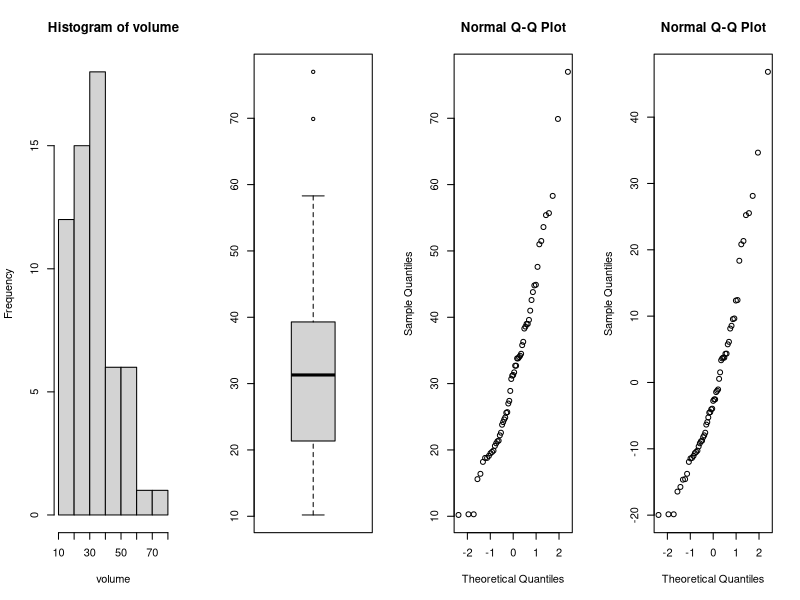
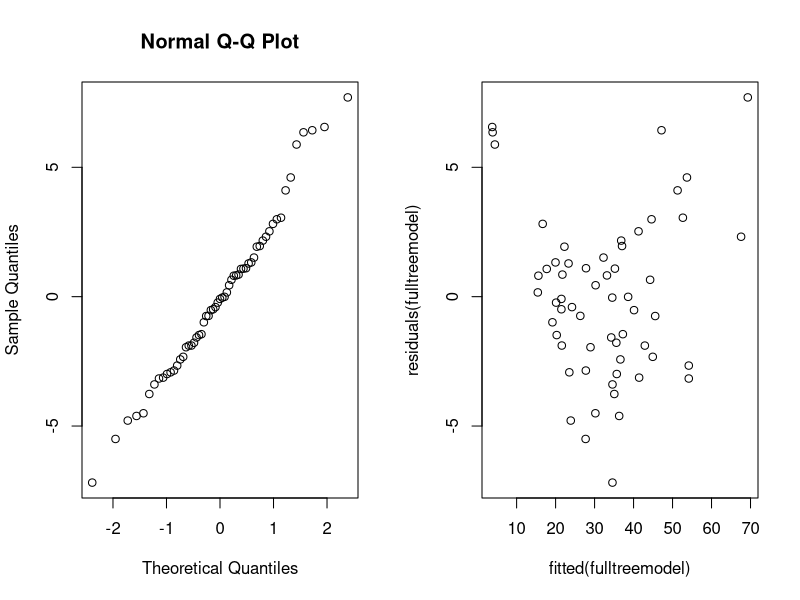

Write R code to recreate these figures, in order. (Note: this script raises an error after producing the figures.)
## ---- chunk 1
knitr::opts_chunk$set(echo = TRUE)
## ---- chunk 2
treeVolume <- read.table("treeVolume.txt", header=TRUE)
attach(treeVolume)
## ---- chunk 3
par(mfrow=c(1,4))
treeVolume$type = as.factor(treeVolume$type)
# Check if data is parametric:
hist(volume) ; boxplot(volume) ; qqnorm(volume); shapiro.test(volume)
volumemodel = lm(volume~type)
anova(volumemodel)
summary(volumemodel)
qqnorm(residuals(volumemodel))
## ---- chunk 4
fulltreemodel = lm(volume~type+height+diameter)
drop1(fulltreemodel, test = "F")
summary(fulltreemodel)
par(mfrow=c(1,2))
qqnorm(residuals(fulltreemodel)) # qqplot for residuals corrected for the different population means
plot(fitted(fulltreemodel),residuals(fulltreemodel))

#CHECK INTERACRION?????
## ---- chunk 5
beech = treeVolume[type=="beech",]
oak = treeVolume[type=="oak",]
avg_dia_beech = mean(beech$diameter); avg_dia_beech
avg_hei_beech = mean(beech$height); avg_hei_beech
avg_dia_oak = mean(oak$diameter); avg_dia_oak
avg_hei_oak = mean(oak$height); avg_hei_oak
estim_volume_beach = -63.7814 + 0.4172* avg_dia_beech + 4.6981 * avg_hei_beech; estim_volume_beach
estim_volume_oak = -63.7814 + 0.4172* avg_dia_oak + 4.6981 * avg_hei_oak; estim_volume_oak
## ---- chunk 6
#from whatsapp: do 
trees2=lm(volume~diameter,data=treeVolume)
anova(trees2)
trees3=lm(volume~diameter*type,data=treeVolume)
anova(trees3)
## ---- chunk 7
#probably do step-up and step down model to find the best one?
## ---- chunk 8

## ---- chunk 9

## ---- chunk 10
detach(XXXXXXX)
